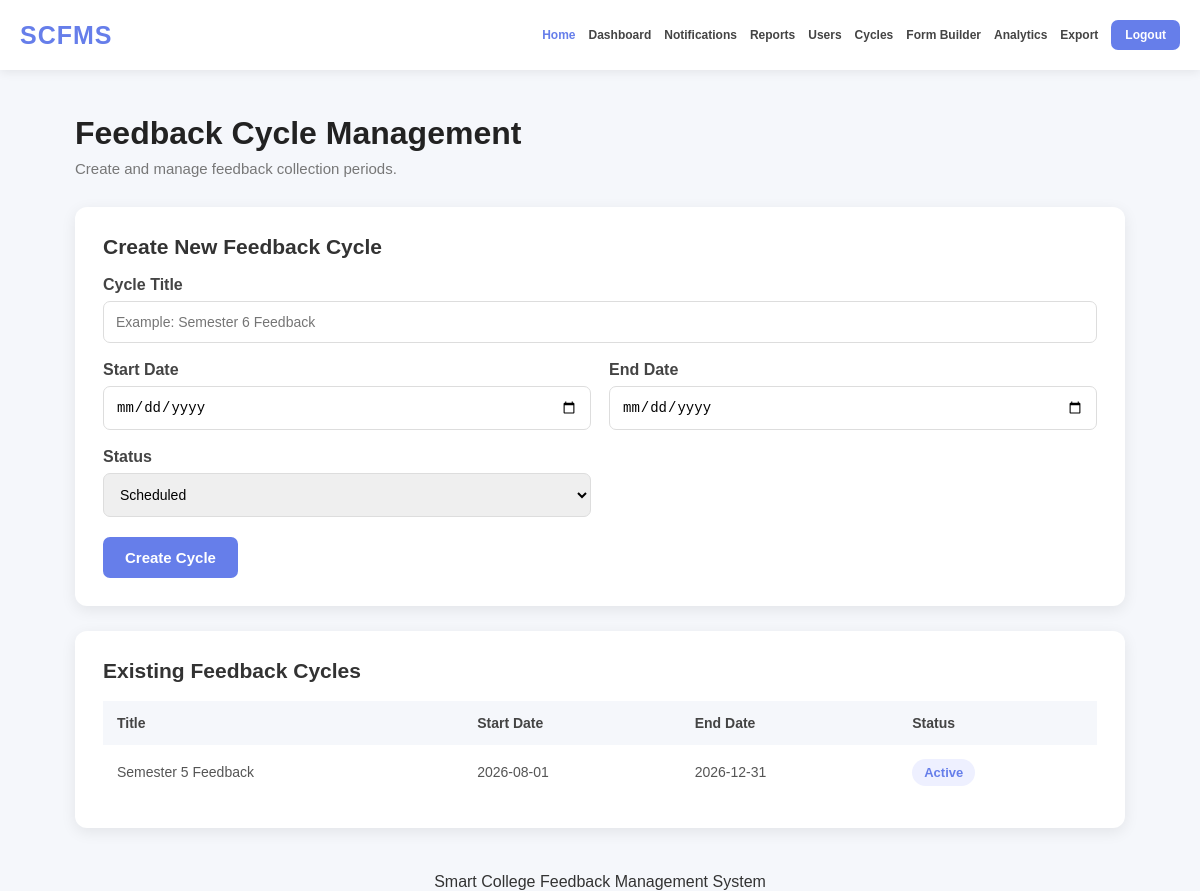
The app's page /cycles.php (signed in) with its own data.
### tables this page shows
CREATE TABLE feedback_cycles (
    id INT AUTO_INCREMENT PRIMARY KEY,
    title VARCHAR(150),
    start_date DATE,
    end_date DATE,
    status ENUM('Scheduled','Active','Closed') DEFAULT 'Scheduled'
);

### auth.php (called while the page is built, shortened)
<?php
function h($text)
{
    return htmlspecialchars(
        $text ?? "",
        ENT_QUOTES,
        "UTF-8"
    );
}
?>

### cycles.php (the view, shortened to what this page needs)
<?php
require "db.php";
require "auth.php";
$r = $conn->query(
    "SELECT *
     FROM feedback_cycles
     ORDER BY id DESC"
);
include "header.php";
?>
<div class="cycle-page">
    <div class="page-header">
        <h1>
            Feedback Cycle Management
        </h1>
        <p>
            Create and manage feedback collection periods.
        </p>
    </div>
    <div class="card">
        <h2>
            Create New Feedback Cycle
        </h2>
        <form method="POST">
            <div class="form-grid">
                <div class="form-group full">
                    <label>
                        Cycle Title
                    </label>
                    <input
                        class="input"
                        type="text"
                        name="title"
                        placeholder="Example: Semester 6 Feedback"
                        required
                    >
                </div>
                <div class="form-group">
                    <label>
                        Start Date
                    </label>
                    <input
                        class="input"
                        type="date"
                        name="start_date"
                        required
                    >
                </div>
                <div class="form-group">
                    <label>
                        End Date
                    </label>
                    <input
                        class="input"
                        type="date"
                        name="end_date"
                        required
                    >
                </div>
                <div class="form-group">
                    <label>
                        Status
                    </label>
                    <select
                        class="input"
                        name="status"
                        required
                    >
                        <option value="Scheduled">
                            Scheduled
                        </option>
                    </select>
                </div>
            </div>
            <button type="submit">
                Create Cycle
            </button>
        </form>
    </div>
    <div class="card">
        <h2>
            Existing Feedback Cycles
        </h2>
        <div class="table-container">
            <?php if ($r->num_rows == 0): ?>
                <div class="empty">
                    No feedback cycles found.
                </div>
            <?php else: ?>
                <table>
                    <tr>
                        <th>
                            Title
                        </th>
                        <th>
                            Start Date
                        </th>
                        <th>
                            End Date
                        </th>
                        <th>
                            Status
                        </th>
                    </tr>
                    <?php while ($x = $r->fetch_assoc()): ?>
                        <tr>
                            <td>
                                <?= h($x["title"]) ?>
                            </td>
                            <td>
                                <?= h($x["start_date"]) ?>
                            </td>
                            <td>
                                <?= h($x["end_date"]) ?>
                            </td>
                            <td>
                                <span class="status">
                                    <?= h($x["status"]) ?>
                                </span>
                            </td>
                        </tr>
                    <?php endwhile; ?>
                </table>
            <?php endif; ?>
        </div>
    </div>
</div>
<?php
include "footer.php";
?>

### header.php (style rules this page uses)
* { box-sizing: border-box; }
body { margin: 0; padding: 0; font-family: Arial, sans-serif; background: #f5f7fb; color: #333; }

### cycles.php (style rules this page uses)
.cycle-page { width: 90%; max-width: 1050px; margin: 45px auto; }
.page-header { margin-bottom: 30px; }
.page-header h1 { margin: 0; color: #222; font-size: 32px; }
.page-header p { color: #777; margin-top: 8px; font-size: 15px; }
.card { background: white; padding: 28px; border-radius: 12px; box-shadow: 0 4px 15px rgba(0,0,0,0.08); margin-bottom: 25px; }
.card h2 { margin-top: 0; color: #333; font-size: 21px; }
.form-grid { display: grid; grid-template-columns: 1fr 1fr; gap: 18px; }
.form-group { display: flex; flex-direction: column; }
.form-group.full { grid-column: 1 / -1; }
label { margin-bottom: 7px; font-weight: bold; color: #444; }
.input { width: 100%; padding: 12px; border: 1px solid #ddd; border-radius: 7px; font-size: 14px; outline: none; }
button { margin-top: 20px; padding: 12px 22px; border: none; border-radius: 7px; background: #667eea; color: white; font-weight: bold; font-size: 15px; cursor: pointer; }
.table-container { overflow-x: auto; }
table { width: 100%; border-collapse: collapse; }
th { background: #f5f7fb; color: #444; padding: 14px; text-align: left; font-size: 14px; }
td { padding: 14px; border-bottom: 1px solid #eee; color: #555; font-size: 14px; }
tr:last-child td { border-bottom: none; }
.status { display: inline-block; padding: 6px 12px; border-radius: 20px; background: #eef0ff; color: #667eea; font-size: 13px; font-weight: bold; }

### records on screen
feedback_cycles: title "Semester 5 Feedback", start_date "2026-08-01", end_date "2026-12-31", status "Active"
